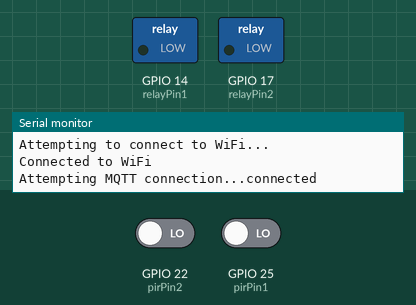
Bench run of a program on a simulated ESP32. On the bench: switched loads named in the program (green lamp = pin HIGH), the last lines printed to the serial monitor. The test bench sets the inputs (shaded band); at power-on: GPIO 22 (pirPin2) LOW, GPIO 25 (pirPin1) LOW. WiFi joins after 1.5 s; servers stay silent unless stated; no MQTT or app messages arrive unless stated.

Above: at 3.2 s.
3.3 s: GPIO 22 (pirPin2) driven HIGH
At 3.7 s:
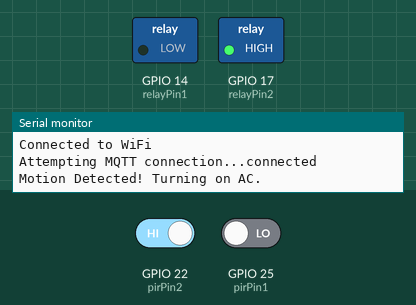
4.8 s: GPIO 25 (pirPin1) driven HIGH
At 6.0 s:
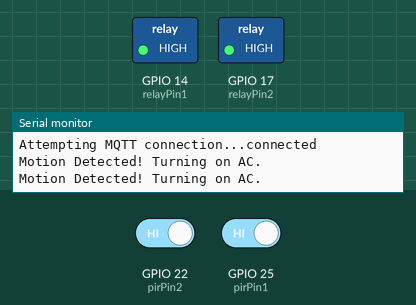
6.3 s: GPIO 22 (pirPin2) driven LOW
At 7.9 s:
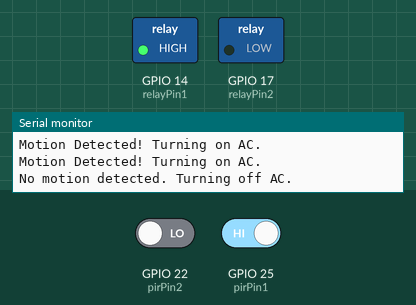
8.8 s: GPIO 25 (pirPin1) driven LOW
At 11.0 s:
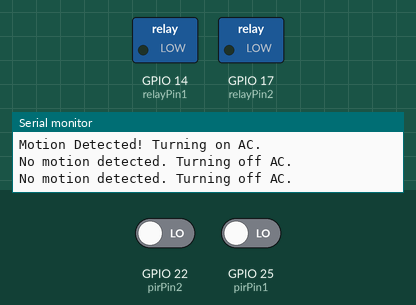
Timing chart, 0 to 12.3 s (numbered marks = the images above; inputs shaded):
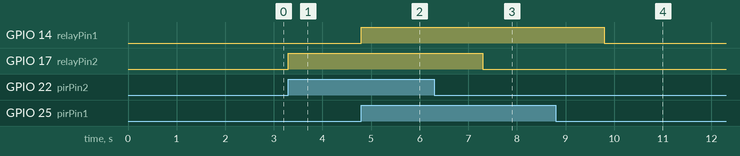

The program:

main.cpp
```cpp
#include <WiFi.h>
#include <PubSubClient.h>

// Function Prototypes
void connectToWiFi();
void reconnect();
void manageSeat(int pirPin, int relayPin, const char* motionTopic, const char* acStatusTopic, unsigned long &lastMotionTime);
void publishInitialStatus();

// WiFi credentials
const char* ssid = "Wokwi-GUEST";
const char* password = "";
const char* mqtt_server = "broker.emqx.io";
WiFiClient espClient;
PubSubClient client(espClient);

// PIR Motion Sensor Pins
const int pirPin1 = 25;  // Seat 1 PIR motion sensor
const int pirPin2 = 22;  // Seat 2 PIR motion sensor

// Relay Pins to control AC
const int relayPin1 = 14; // Seat 1 relay
const int relayPin2 = 17; // Seat 2 relay

// Time variables for motion detection
unsigned long lastMotionTime1 = 0;
unsigned long lastMotionTime2 = 0;
unsigned long motionDelay = 1000;

// MQTT Topics
const char* motionTopic1 = "seat1/motion";
const char* motionTopic2 = "seat2/motion";
const char* acStatusTopic1 = "seat1/ac";
const char* acStatusTopic2 = "seat2/ac";
const char* seatOccupyCountTopic = "seat/occupancyCount";

void setup() {
  Serial.begin(115200);

  pinMode(pirPin1, INPUT);
  pinMode(pirPin2, INPUT);

  pinMode(relayPin1, OUTPUT);
  pinMode(relayPin2, OUTPUT);
  digitalWrite(relayPin1, LOW);  // Initially keep AC 1 off
  digitalWrite(relayPin2, LOW);  // Initially keep AC 2 off

  connectToWiFi();

  client.setServer(mqtt_server, 1883);
}

void loop() {
  if (!client.connected()) {
    reconnect();
  }
  client.loop();

  // Seat 1 motion and AC control
  manageSeat(pirPin1, relayPin1, motionTopic1, acStatusTopic1, lastMotionTime1);

  // Seat 2 motion and AC control
  manageSeat(pirPin2, relayPin2, motionTopic2, acStatusTopic2, lastMotionTime2);

  // Publish seat occupancy count
  int occupiedSeats = (digitalRead(pirPin1) == HIGH) + (digitalRead(pirPin2) == HIGH);
  char occupyCount[3];
  sprintf(occupyCount, "%d", occupiedSeats);
  client.publish(seatOccupyCountTopic, occupyCount);
}

// Function Definitions
void manageSeat(int pirPin, int relayPin, const char* motionTopic, const char* acStatusTopic, unsigned long &lastMotionTime) {
  int motionDetected = digitalRead(pirPin);

  if (motionDetected == HIGH) {
    if (digitalRead(relayPin) == LOW) {
      Serial.println("Motion Detected! Turning on AC.");
      digitalWrite(relayPin, HIGH);
      client.publish(acStatusTopic, "ON");
    }
    lastMotionTime = millis();

    // Publish motion detected to MQTT
    client.publish(motionTopic, "YES");
  } else {  // No motion detected
    // If no motion is detected and enough time has passed, turn off the AC
    if (millis() - lastMotionTime > motionDelay) {
      if (digitalRead(relayPin) == HIGH) {
        Serial.println("No motion detected. Turning off AC.");
        digitalWrite(relayPin, LOW);
        client.publish(acStatusTopic, "OFF");
      }
      // Publish no motion detected to MQTT
      client.publish(motionTopic, "NO");
    }
  }
}

void connectToWiFi() {
  Serial.println("Connecting to WiFi...");
  WiFi.begin(ssid, password);

  while (WiFi.status() != WL_CONNECTED) {
    delay(1000);
    Serial.println("Attempting to connect to WiFi...");
  }

  Serial.println("Connected to WiFi");
}

void reconnect() {
  while (!client.connected()) {
    Serial.print("Attempting MQTT connection...");
    if (client.connect("ESP32_Client")) {
      Serial.println("connected");

      publishInitialStatus();
    } else {
      Serial.print("failed, rc=");
      Serial.print(client.state());
      Serial.println(" try again in 5 seconds");
      delay(5000);
    }
  }
}

void publishInitialStatus() {
  client.publish(motionTopic1, digitalRead(pirPin1) == HIGH ? "YES" : "NO");
  client.publish(motionTopic2, digitalRead(pirPin2) == HIGH ? "YES" : "NO");
  client.publish(acStatusTopic1, digitalRead(relayPin1) == HIGH ? "ON" : "OFF");
  client.publish(acStatusTopic2, digitalRead(relayPin2) == HIGH ? "ON" : "OFF");

  int occupiedSeats = (digitalRead(pirPin1) == HIGH) + (digitalRead(pirPin2) == HIGH);
  char occupyCount[3];
  sprintf(occupyCount, "%d", occupiedSeats);
  client.publish(seatOccupyCountTopic, occupyCount);
}
```

Measured:
- after the input at 3.3 s, GPIO 17 (relayPin2): LOW → HIGH at once
- after the input at 4.8 s, GPIO 14 (relayPin1): LOW → HIGH at once
- after the input at 6.3 s, GPIO 17 (relayPin2): HIGH → LOW after 1.0 s
- after the input at 8.8 s, GPIO 14 (relayPin1): HIGH → LOW after 1.0 s
